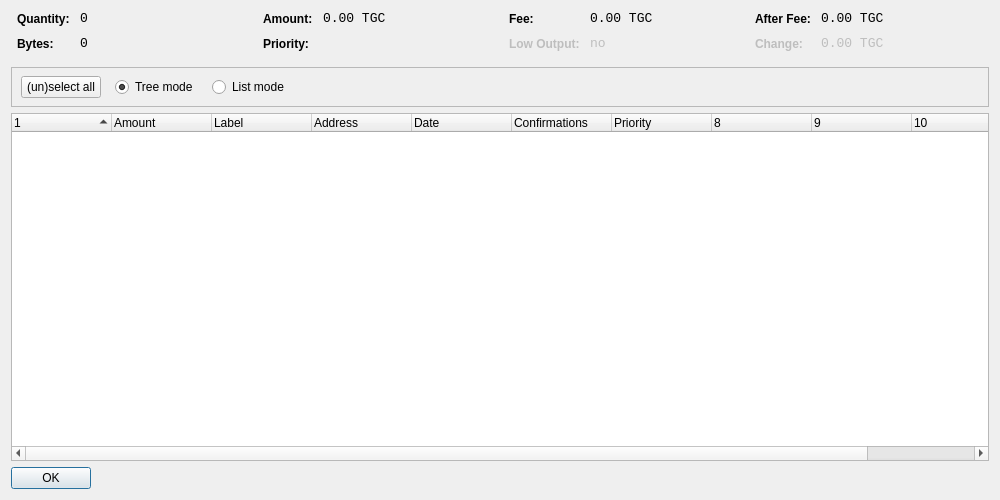
<?xml version="1.0" encoding="UTF-8"?>
<ui version="4.0">
 <class>CoinControlDialog</class>
 <widget class="QDialog" name="CoinControlDialog">
  <property name="geometry">
   <rect>
    <x>0</x>
    <y>0</y>
    <width>1000</width>
    <height>500</height>
   </rect>
  </property>
  <property name="windowTitle">
   <string>Coin Control</string>
  </property>
  <layout class="QVBoxLayout" name="verticalLayout">
   <item>
    <layout class="QHBoxLayout" name="horizontalLayoutTop" stretch="0,0,0,0">
     <property name="topMargin">
      <number>0</number>
     </property>
     <property name="bottomMargin">
      <number>10</number>
     </property>
     <item>
      <layout class="QFormLayout" name="formLayoutCoinControl1">
       <property name="horizontalSpacing">
        <number>10</number>
       </property>
       <property name="verticalSpacing">
        <number>10</number>
       </property>
       <property name="leftMargin">
        <number>6</number>
       </property>
       <property name="rightMargin">
        <number>6</number>
       </property>
       <item row="0" column="0">
        <widget class="QLabel" name="labelCoinControlQuantityText">
         <property name="styleSheet">
          <string notr="true">font-weight:bold;</string>
         </property>
         <property name="text">
          <string>Quantity:</string>
         </property>
        </widget>
       </item>
       <item row="0" column="1">
        <widget class="QLabel" name="labelCoinControlQuantity">
         <property name="font">
          <font>
           <family>Monospace</family>
           <pointsize>10</pointsize>
          </font>
         </property>
         <property name="cursor">
          <cursorShape>IBeamCursor</cursorShape>
         </property>
         <property name="contextMenuPolicy">
          <enum>Qt::ActionsContextMenu</enum>
         </property>
         <property name="text">
          <string notr="true">0</string>
         </property>
         <property name="textInteractionFlags">
          <set>Qt::LinksAccessibleByMouse|Qt::TextSelectableByKeyboard|Qt::TextSelectableByMouse</set>
         </property>
        </widget>
       </item>
       <item row="1" column="0">
        <widget class="QLabel" name="labelCoinControlBytesText">
         <property name="styleSheet">
          <string notr="true">font-weight:bold;</string>
         </property>
         <property name="text">
          <string>Bytes:</string>
         </property>
        </widget>
       </item>
       <item row="1" column="1">
        <widget class="QLabel" name="labelCoinControlBytes">
         <property name="font">
          <font>
           <family>Monospace</family>
           <pointsize>10</pointsize>
          </font>
         </property>
         <property name="cursor">
          <cursorShape>IBeamCursor</cursorShape>
         </property>
         <property name="contextMenuPolicy">
          <enum>Qt::ActionsContextMenu</enum>
         </property>
         <property name="text">
          <string notr="true">0</string>
         </property>
         <property name="textInteractionFlags">
          <set>Qt::LinksAccessibleByMouse|Qt::TextSelectableByKeyboard|Qt::TextSelectableByMouse</set>
         </property>
        </widget>
       </item>
      </layout>
     </item>
     <item>
      <layout class="QFormLayout" name="formLayoutCoinControl2">
       <property name="horizontalSpacing">
        <number>10</number>
       </property>
       <property name="verticalSpacing">
        <number>10</number>
       </property>
       <property name="leftMargin">
        <number>6</number>
       </property>
       <property name="rightMargin">
        <number>6</number>
       </property>
       <item row="0" column="0">
        <widget class="QLabel" name="labelCoinControlAmountText">
         <property name="styleSheet">
          <string notr="true">font-weight:bold;</string>
         </property>
         <property name="text">
          <string>Amount:</string>
         </property>
        </widget>
       </item>
       <item row="0" column="1">
        <widget class="QLabel" name="labelCoinControlAmount">
         <property name="font">
          <font>
           <family>Monospace</family>
           <pointsize>10</pointsize>
          </font>
         </property>
         <property name="cursor">
          <cursorShape>IBeamCursor</cursorShape>
         </property>
         <property name="contextMenuPolicy">
          <enum>Qt::ActionsContextMenu</enum>
         </property>
         <property name="text">
          <string notr="true">0.00 TGC</string>
         </property>
         <property name="textInteractionFlags">
          <set>Qt::LinksAccessibleByMouse|Qt::TextSelectableByKeyboard|Qt::TextSelectableByMouse</set>
         </property>
        </widget>
       </item>
       <item row="1" column="0">
        <widget class="QLabel" name="labelCoinControlPriorityText">
         <property name="styleSheet">
          <string notr="true">font-weight:bold;</string>
         </property>
         <property name="text">
          <string>Priority:</string>
         </property>
        </widget>
       </item>
       <item row="1" column="1">
        <widget class="QLabel" name="labelCoinControlPriority">
         <property name="font">
          <font>
           <family>Monospace</family>
           <pointsize>10</pointsize>
          </font>
         </property>
         <property name="cursor">
          <cursorShape>IBeamCursor</cursorShape>
         </property>
         <property name="contextMenuPolicy">
          <enum>Qt::ActionsContextMenu</enum>
         </property>
         <property name="text">
          <string/>
         </property>
         <property name="textInteractionFlags">
          <set>Qt::LinksAccessibleByMouse|Qt::TextSelectableByKeyboard|Qt::TextSelectableByMouse</set>
         </property>
        </widget>
       </item>
      </layout>
     </item>
     <item>
      <layout class="QFormLayout" name="formLayoutCoinControl3">
       <property name="horizontalSpacing">
        <number>10</number>
       </property>
       <property name="verticalSpacing">
        <number>10</number>
       </property>
       <property name="leftMargin">
        <number>6</number>
       </property>
       <property name="rightMargin">
        <number>6</number>
       </property>
       <item row="0" column="0">
        <widget class="QLabel" name="labelCoinControlFeeText">
         <property name="styleSheet">
          <string notr="true">font-weight:bold;</string>
         </property>
         <property name="text">
          <string>Fee:</string>
         </property>
        </widget>
       </item>
       <item row="0" column="1">
        <widget class="QLabel" name="labelCoinControlFee">
         <property name="font">
          <font>
           <family>Monospace</family>
           <pointsize>10</pointsize>
          </font>
         </property>
         <property name="cursor">
          <cursorShape>IBeamCursor</cursorShape>
         </property>
         <property name="contextMenuPolicy">
          <enum>Qt::ActionsContextMenu</enum>
         </property>
         <property name="text">
          <string notr="true">0.00 TGC</string>
         </property>
         <property name="textInteractionFlags">
          <set>Qt::LinksAccessibleByMouse|Qt::TextSelectableByKeyboard|Qt::TextSelectableByMouse</set>
         </property>
        </widget>
       </item>
       <item row="1" column="0">
        <widget class="QLabel" name="labelCoinControlLowOutputText">
         <property name="enabled">
          <bool>false</bool>
         </property>
         <property name="styleSheet">
          <string notr="true">font-weight:bold;</string>
         </property>
         <property name="text">
          <string>Low Output:</string>
         </property>
        </widget>
       </item>
       <item row="1" column="1">
        <widget class="QLabel" name="labelCoinControlLowOutput">
         <property name="enabled">
          <bool>false</bool>
         </property>
         <property name="font">
          <font>
           <family>Monospace</family>
           <pointsize>10</pointsize>
          </font>
         </property>
         <property name="cursor">
          <cursorShape>IBeamCursor</cursorShape>
         </property>
         <property name="contextMenuPolicy">
          <enum>Qt::ActionsContextMenu</enum>
         </property>
         <property name="text">
          <string notr="true">no</string>
         </property>
         <property name="textInteractionFlags">
          <set>Qt::LinksAccessibleByMouse|Qt::TextSelectableByKeyboard|Qt::TextSelectableByMouse</set>
         </property>
        </widget>
       </item>
      </layout>
     </item>
     <item>
      <layout class="QFormLayout" name="formLayoutCoinControl4">
       <property name="horizontalSpacing">
        <number>10</number>
       </property>
       <property name="verticalSpacing">
        <number>10</number>
       </property>
       <property name="leftMargin">
        <number>6</number>
       </property>
       <property name="rightMargin">
        <number>6</number>
       </property>
       <item row="0" column="0">
        <widget class="QLabel" name="labelCoinControlAfterFeeText">
         <property name="styleSheet">
          <string notr="true">font-weight:bold;</string>
         </property>
         <property name="text">
          <string>After Fee:</string>
         </property>
        </widget>
       </item>
       <item row="0" column="1">
        <widget class="QLabel" name="labelCoinControlAfterFee">
         <property name="font">
          <font>
           <family>Monospace</family>
           <pointsize>10</pointsize>
          </font>
         </property>
         <property name="cursor">
          <cursorShape>IBeamCursor</cursorShape>
         </property>
         <property name="contextMenuPolicy">
          <enum>Qt::ActionsContextMenu</enum>
         </property>
         <property name="text">
          <string notr="true">0.00 TGC</string>
         </property>
         <property name="textInteractionFlags">
          <set>Qt::LinksAccessibleByMouse|Qt::TextSelectableByKeyboard|Qt::TextSelectableByMouse</set>
         </property>
        </widget>
       </item>
       <item row="1" column="0">
        <widget class="QLabel" name="labelCoinControlChangeText">
         <property name="enabled">
          <bool>false</bool>
         </property>
         <property name="styleSheet">
          <string notr="true">font-weight:bold;</string>
         </property>
         <property name="text">
          <string>Change:</string>
         </property>
        </widget>
       </item>
       <item row="1" column="1">
        <widget class="QLabel" name="labelCoinControlChange">
         <property name="enabled">
          <bool>false</bool>
         </property>
         <property name="font">
          <font>
           <family>Monospace</family>
           <pointsize>10</pointsize>
          </font>
         </property>
         <property name="cursor">
          <cursorShape>IBeamCursor</cursorShape>
         </property>
         <property name="contextMenuPolicy">
          <enum>Qt::ActionsContextMenu</enum>
         </property>
         <property name="text">
          <string notr="true">0.00 TGC</string>
         </property>
         <property name="textInteractionFlags">
          <set>Qt::LinksAccessibleByMouse|Qt::TextSelectableByKeyboard|Qt::TextSelectableByMouse</set>
         </property>
        </widget>
       </item>
      </layout>
     </item>
    </layout>
   </item>
   <item>
    <widget class="QFrame" name="frame">
     <property name="minimumSize">
      <size>
       <width>0</width>
       <height>40</height>
      </size>
     </property>
     <property name="frameShape">
      <enum>QFrame::StyledPanel</enum>
     </property>
     <property name="frameShadow">
      <enum>QFrame::Sunken</enum>
     </property>
     <widget class="QWidget" name="horizontalLayoutWidget">
      <property name="geometry">
       <rect>
        <x>10</x>
        <y>0</y>
        <width>781</width>
        <height>41</height>
       </rect>
      </property>
      <layout class="QHBoxLayout" name="horizontalLayoutPanel" stretch="0,0,0,0,0">
       <property name="spacing">
        <number>14</number>
       </property>
       <item>
        <widget class="QPushButton" name="pushButtonSelectAll">
         <property name="sizePolicy">
          <sizepolicy hsizetype="Maximum" vsizetype="Fixed">
           <horstretch>0</horstretch>
           <verstretch>0</verstretch>
          </sizepolicy>
         </property>
         <property name="text">
          <string>(un)select all</string>
         </property>
        </widget>
       </item>
       <item>
        <widget class="QRadioButton" name="radioTreeMode">
         <property name="sizePolicy">
          <sizepolicy hsizetype="Maximum" vsizetype="Fixed">
           <horstretch>0</horstretch>
           <verstretch>0</verstretch>
          </sizepolicy>
         </property>
         <property name="text">
          <string>Tree mode</string>
         </property>
         <property name="checked">
          <bool>true</bool>
         </property>
        </widget>
       </item>
       <item>
        <widget class="QRadioButton" name="radioListMode">
         <property name="sizePolicy">
          <sizepolicy hsizetype="Maximum" vsizetype="Fixed">
           <horstretch>0</horstretch>
           <verstretch>0</verstretch>
          </sizepolicy>
         </property>
         <property name="text">
          <string>List mode</string>
         </property>
        </widget>
       </item>
       <item>
        <spacer name="horizontalSpacer">
         <property name="orientation">
          <enum>Qt::Horizontal</enum>
         </property>
         <property name="sizeHint" stdset="0">
          <size>
           <width>40</width>
           <height>20</height>
          </size>
         </property>
        </spacer>
       </item>
      </layout>
     </widget>
    </widget>
   </item>
   <item>
    <widget class="CoinControlTreeWidget" name="treeWidget">
     <property name="contextMenuPolicy">
      <enum>Qt::CustomContextMenu</enum>
     </property>
     <property name="sortingEnabled">
      <bool>false</bool>
     </property>
     <property name="columnCount">
      <number>11</number>
     </property>
     <attribute name="headerShowSortIndicator" stdset="0">
      <bool>true</bool>
     </attribute>
     <attribute name="headerStretchLastSection">
      <bool>false</bool>
     </attribute>
     <column>
      <property name="text">
       <string/>
      </property>
     </column>
     <column>
      <property name="text">
       <string>Amount</string>
      </property>
     </column>
     <column>
      <property name="text">
       <string>Label</string>
      </property>
     </column>
     <column>
      <property name="text">
       <string>Address</string>
      </property>
     </column>
     <column>
      <property name="text">
       <string>Date</string>
      </property>
     </column>
     <column>
      <property name="text">
       <string>Confirmations</string>
      </property>
      <property name="toolTip">
       <string>Confirmed</string>
      </property>
     </column>
     <column>
      <property name="text">
       <string>Priority</string>
      </property>
     </column>
     <column>
      <property name="text">
       <string/>
      </property>
     </column>
     <column>
      <property name="text">
       <string/>
      </property>
     </column>
     <column>
      <property name="text">
       <string/>
      </property>
     </column>
     <column>
      <property name="text">
       <string/>
      </property>
     </column>
    </widget>
   </item>
   <item>
    <widget class="QDialogButtonBox" name="buttonBox">
     <property name="sizePolicy">
      <sizepolicy hsizetype="Maximum" vsizetype="Fixed">
       <horstretch>0</horstretch>
       <verstretch>0</verstretch>
      </sizepolicy>
     </property>
     <property name="orientation">
      <enum>Qt::Horizontal</enum>
     </property>
     <property name="standardButtons">
      <set>QDialogButtonBox::Ok</set>
     </property>
    </widget>
   </item>
  </layout>
 </widget>
 <customwidgets>
  <customwidget>
   <class>CoinControlTreeWidget</class>
   <extends>QTreeWidget</extends>
   <header>coincontroltreewidget.h</header>
  </customwidget>
 </customwidgets>
 <resources/>
 <connections/>
</ui>
